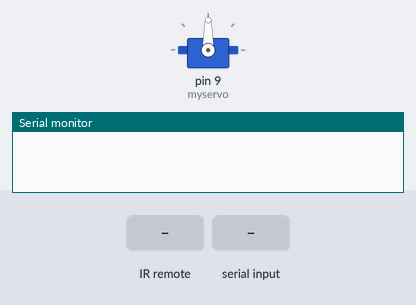
This sketch was run on a simulated Arduino Uno, built with avr-gcc and run on an emulated ATmega328P. Parts: servo, the last lines printed to the serial monitor. The inputs (shaded band) are chosen by the test bench.

Above: at 1.2 s.
1.3 s: infrared code 0x1FE08F7 received
At 1.9 s:
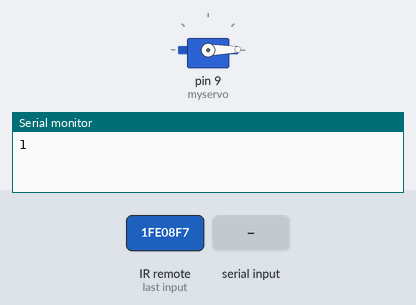
2.8 s: "30,150\n" received over Serial
At 3.6 s:
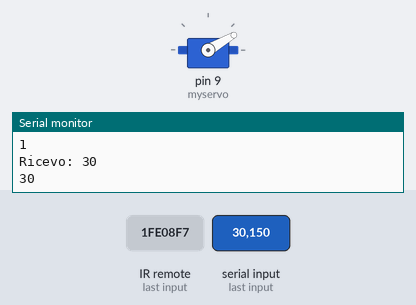
4.3 s: "200\n" received over Serial
At 5.3 s:
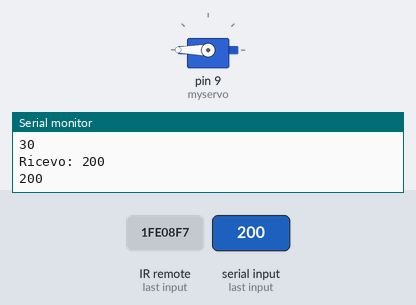
5.8 s: "+\n" received over Serial
At 7.0 s:
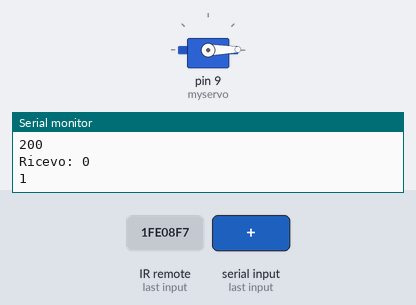
7.3 s: byte 43 ('+') received over Serial
At 8.5 s:
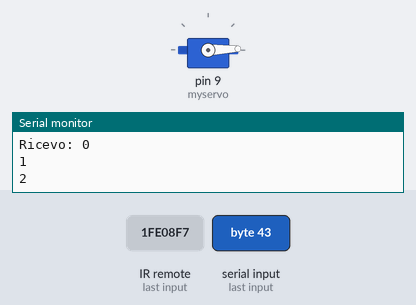
8.8 s: "90,45\n" received over Serial
At 9.4 s:
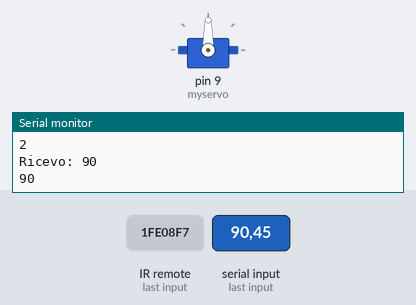
Timing chart, 0 to 11.3 s (numbered marks = the images above; inputs shaded):
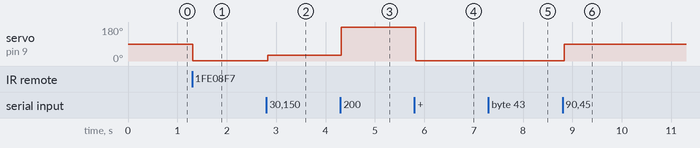

The sketch:

Microfocus.ino
```cpp
#include <IRremote.h>

int RECV_PIN = 11;

IRrecv irrecv(RECV_PIN);

decode_results results;


#include <Servo.h>


Servo myservo;      // create servo object to control a servo
int inp = 0;        // value read from serial port
int ir = 0;         // value read from infrared
int last_ir = 0;    // last value read from infrared (some ir commands after first button press repeat a sequence of 0xFFFFFFFF, last_ir contain last first pressed button)
int val = 0;        // servo position
int last_val = 0;   // variable to store last val (last position of servo) used to reduce serial prints
long last_mod = 0;  // store last pos change time to activate power saving
int value = 0;
#define POWERSAVE_MILLIS 3000

String inputString = "";         // a String to hold incoming data
bool stringComplete = false;  // whether the string is complete


void setup() {
  myservo.attach(9);  // attaches the servo on pin 9 to the servo object
  Serial.begin(115200);
  // reserve 200 bytes for the inputString:
  inputString.reserve(200);
  irrecv.enableIRIn(); // Start the infrared receiver
}

void loop() {
  if (irrecv.decode(&results)) {
    //Serial.println(results.value, HEX); // Debug for setup
    irrecv.resume(); // Receive the next value
    if (results.value == 0x1FE08F7) {     // Up button on direction cross keys
      ir = '+';
      last_ir = ir;
    }
    if (results.value == 0x1FE10EF) {     // Down button on direction cross keys
      ir = '-';
      last_ir = ir;
    }
    if (results.value == 0xFFFFFFFF) {    // Code of last key repeat
      ir = last_ir;
    }
  }
  if (stringComplete) {
    Serial.print("Ricevo: ");
    Serial.println(inputString.toInt());
    val=inputString.toInt();
    // clear the string:
    inputString = "";
    stringComplete = false;
    last_mod = millis();
  }
  if (inp == '+' or ir == '+') {
    if (val <= 255) {
      val++;
      last_mod = millis();
    }
  }
  if (inp == '-' or ir == '-') {
    if (val >= 1) {
      val--;
      last_mod = millis();
    }
  }
  if (val > 0) {
    if (val < 255) {
      myservo.attach(9);  // attaches the servo on pin 9 to the servo object
      myservo.write(val);                  // sets the servo position according to the scaled value
      if (val != last_val) {
        //Serial.print("valore: ");
        Serial.println(val);
        last_val = val;
      }
    }
  }
  delay(15);                           // waits for the servo to get there
  ir = 0;
  inp = 0;

  if (millis() > last_mod + POWERSAVE_MILLIS) {
    myservo.detach();
  }
}


/*
  SerialEvent occurs whenever a new data comes in the hardware serial RX. This
  routine is run between each time loop() runs, so using delay inside loop can
  delay response. Multiple bytes of data may be available.
*/
void serialEvent() {
  while (Serial.available()) {
    // get the new byte:
    char inChar = (char)Serial.read();
    if (inChar == '+' or inChar == '-') {
      inp=inChar;
    } else {
      // add it to the inputString:
      inputString += inChar;
      // if the incoming character is a newline, set a flag so the main loop can
      // do something about it:
      if (inChar == '\n'  or inChar == '\r') {
        stringComplete = true;
      }
    }
  }
}
```

Measured:
- after the input at 1.3 s, servo on pin 9 (myservo): 90° → 1° at once
- after the input at 2.8 s, servo on pin 9 (myservo): 1° → 30° at once
- after the input at 4.3 s, servo on pin 9 (myservo): 30° → 180° at once
- after the input at 5.8 s, servo on pin 9 (myservo): 180° → 1° at once
- after the input at 7.3 s, servo on pin 9 (myservo): 1° → 2° at once
- after the input at 8.8 s, servo on pin 9 (myservo): 2° → 90° at once
